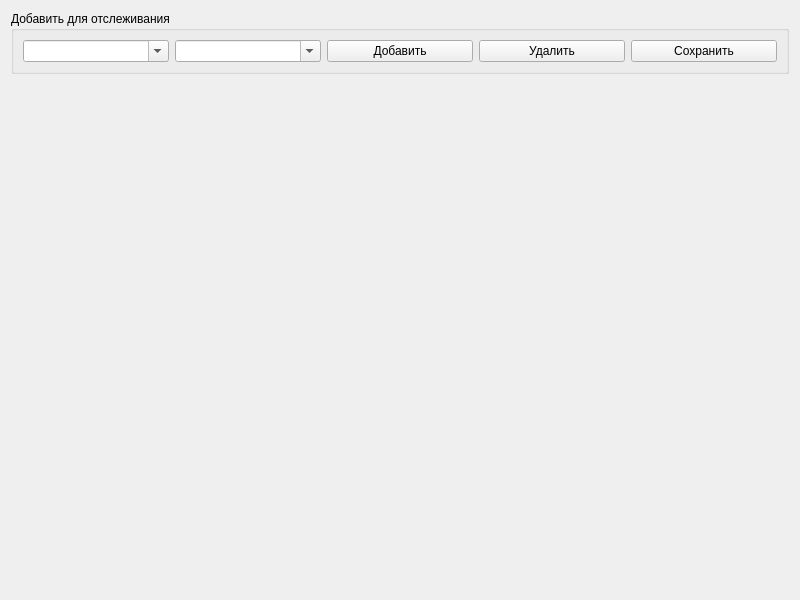
<?xml version="1.0" encoding="UTF-8"?>
<ui version="4.0">
 <class>AlcoCurrentBar</class>
 <widget class="QWidget" name="AlcoCurrentBar">
  <property name="geometry">
   <rect>
    <x>0</x>
    <y>0</y>
    <width>800</width>
    <height>600</height>
   </rect>
  </property>
  <property name="windowTitle">
   <string>Текущий бар</string>
  </property>
  <layout class="QVBoxLayout" name="verticalLayout_2">
   <item>
    <layout class="QVBoxLayout" name="verticalLayout">
     <property name="spacing">
      <number>2</number>
     </property>
     <item>
      <widget class="QGroupBox" name="groupBox">
       <property name="title">
        <string>Добавить для отслеживания</string>
       </property>
       <layout class="QHBoxLayout" name="horizontalLayout">
        <item>
         <widget class="QComboBox" name="W_typeAlc">
          <property name="editable">
           <bool>true</bool>
          </property>
         </widget>
        </item>
        <item>
         <widget class="QComboBox" name="W_choseAlc">
          <property name="editable">
           <bool>true</bool>
          </property>
         </widget>
        </item>
        <item>
         <widget class="QPushButton" name="Btn_Add">
          <property name="text">
           <string>Добавить</string>
          </property>
         </widget>
        </item>
        <item>
         <widget class="QPushButton" name="pushButton">
          <property name="text">
           <string>Удалить</string>
          </property>
         </widget>
        </item>
        <item>
         <widget class="QPushButton" name="Btn_Save">
          <property name="text">
           <string>Сохранить</string>
          </property>
         </widget>
        </item>
       </layout>
      </widget>
     </item>
     <item>
      <layout class="QHBoxLayout" name="Lay_cent">
       <item>
        <layout class="QVBoxLayout" name="Lay_Left">
         <item>
          <spacer name="verticalSpacer_2">
           <property name="orientation">
            <enum>Qt::Vertical</enum>
           </property>
           <property name="sizeHint" stdset="0">
            <size>
             <width>20</width>
             <height>40</height>
            </size>
           </property>
          </spacer>
         </item>
        </layout>
       </item>
       <item>
        <layout class="QVBoxLayout" name="Lay_Right">
         <item>
          <spacer name="verticalSpacer">
           <property name="orientation">
            <enum>Qt::Vertical</enum>
           </property>
           <property name="sizeHint" stdset="0">
            <size>
             <width>20</width>
             <height>40</height>
            </size>
           </property>
          </spacer>
         </item>
        </layout>
       </item>
      </layout>
     </item>
    </layout>
   </item>
  </layout>
 </widget>
 <resources/>
 <connections/>
</ui>
